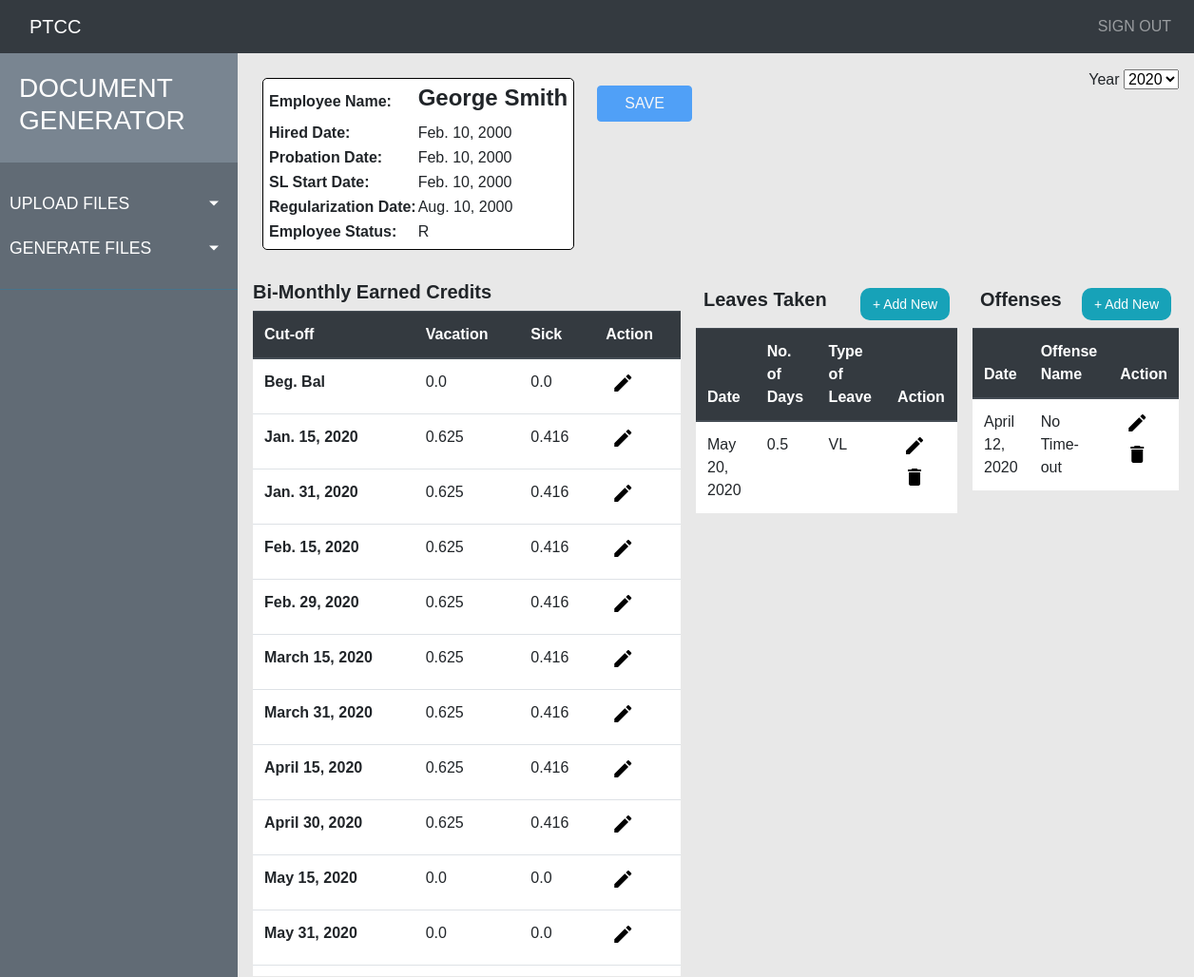
/employee_profile/10/ (upper part), run on an earlier commit of the app's database.
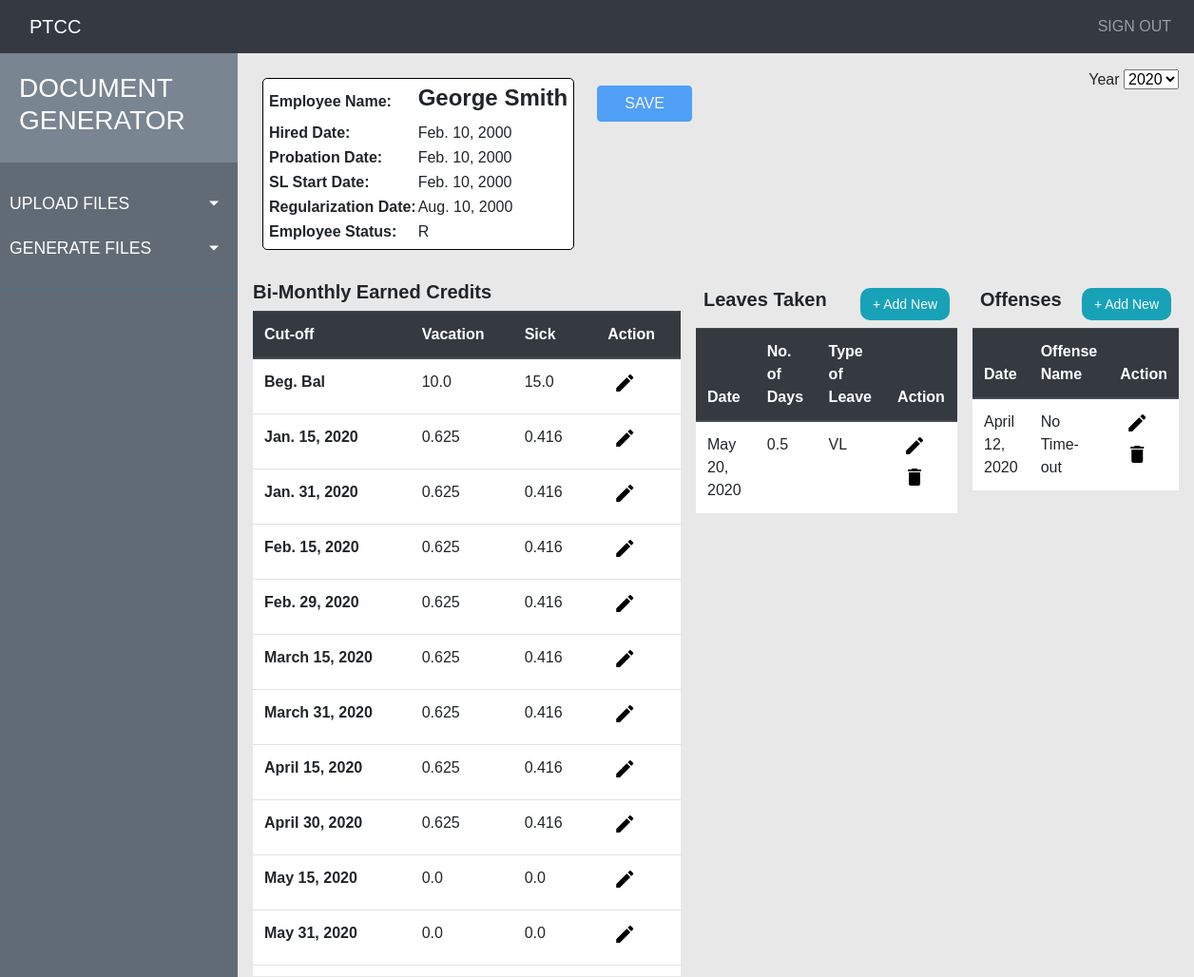
And on a later commit of the database.
### employee_profile/models.py (models this page shows, shortened)
class Employee(models.Model):
    REGULAR = 'R'
    REGULAR1 = 'R1'
    PROBATION = 'P'
    employee_status_choices = [
        (REGULAR, 'Regular Employee'),
        (REGULAR1, 'Regular1 Employee'),
        (PROBATION, 'Probationary Employee')
    ]
    employee_tin_id = models.IntegerField(default=0, unique=True)
    name = models.CharField(max_length=200)
    probation_date = models.DateField()
    hired_date = models.DateField()
    sl_start_date = models.DateField()
    regularization_date = models.DateField()
    employee_status = models.CharField(max_length=2,
                                       choices=employee_status_choices,
                                       default=PROBATION)
    prev_vl_bal = models.FloatField(default=0.0)
    prev_sl_bal = models.FloatField(default=0.0)
    def get_earned_leaves(self):
        vl_list, sl_list = self.get_vl_sl_list()
        return zip(vl_list, sl_list)
    def get_vl_sl_list(self):
        emp_leaves = self.earnedleave_set.all()
        vl_list = []
        sl_list = []
        for leave in emp_leaves:
            if leave.type == 'VL':
                vl_list.append(leave)
            elif leave.type == 'SL':
                sl_list.append(leave)
        vl_list.sort(key=lambda x: x.cut_off)
        sl_list.sort(key=lambda x: x.cut_off)
        return vl_list, sl_list

### employee_profile/views.py (the view)
# urls.py: path('<int:pk>/', views.EmployeeDetailView.as_view(), name='employee_details'),
class EmployeeDetailView(generic.DetailView):
    model = Employee
    template_name = 'employee_profile/employee_details.html'

### employee_profile/templates/employee_profile/employee_details.html (shortened to what the changed rows need)
{% extends 'base.html' %}
{% load static %}
{% block content %}
    <div class="d-flex flex-column">
        <div class="p-2">
            <div class="d-flex flex-row">
                <div class="p-2">
                    <div class="employee_spec_details">
                        <table>
                            <tr>
                                <th>Employee Name:</th>
                                <td><h4><strong>{{employee.name}}</strong></h4></td>
                            </tr>
                            <tr>
                                <th>Hired Date:</th>
                                <td id="hired_date">{{employee.hired_date}}</td>
                            </tr>
                            <tr>
                                <th>Probation Date:</th>
                                <td id="probation_date">{{employee.probation_date}}</td>
                            </tr>
                            <tr>
                                <th>SL Start Date:</th>
                                <td id="sl_start_date">{{employee.sl_start_date}}</td>
                            </tr>
                            <tr>
                                <th>Regularization Date:</th>
                                <td class="editable-employee"
                                    data-id="{{employee.id}}"
                                    data-table="employee"
                                    data-type="regularization_date"
                                    name="format_date">{{employee.regularization_date}}
                                </td>
                            </tr>
                            <tr>
                                <th>Employee Status:</th>
                                <td class="editable-employee"
                                    data-id="{{employee.id}}"
                                    data-table="employee"
                                    data-type="employee_status"
                                    name="format_select">{{employee.employee_status}}
                                </td>
                            </tr>
                        </table>
                    </div>
                </div>
            </div>
        </div>
        <div class="p-2">
            <div class="d-flex flex-row">
                <div class="p-2 earned_leave">
                    <div class="earned_leave_tbl_container" style="overflow:auto;height: 700px;width: 450px;">
                        <table class="table table-hover earned_leave_table">
                            <thead class="thead-dark">
                                <tr>
                                    <th scope="col">Cut-off</th>
                                    <th scope="col">Vacation</th>
                                    <th scope="col">Sick</th>
                                    <th scope="col">Action</th>
                                </tr>
                            </thead>
                            <tbody>
                                <tr data-id='{{employee.id}}' data-table='employee'>
                                    <th scope="row">Beg. Bal</th>
                                    <td
                                        class="editable"
                                        data-type="prev_vl_bal"
                                        scope="row"
                                        name="format_float">
                                        {{employee.prev_vl_bal}}
                                    </td>
                                    <td
                                        class="editable"
                                        data-type="prev_sl_bal"
                                        scope="row"
                                        name="format_float">
                                            {{employee.prev_sl_bal}}
                                    </td>
                                    <td>
                                        <button style="border:none;background:none;display:inline-block;" class="edit" title="Edit" data-toggle="tooltip"><i class="material-icons"></i></button>
                                    </td>
                                </tr>
                            </tbody>
                        </table>
                    </div>
                </div>
                <div class="p-2 leaves_taken">
                    <div style="overflow:auto;height: 700px;">
                        <table class="table table-hover leaves_taken_table">
                            <thead class="thead-dark">
                                <tr>
                                    <th scope="col">Date</th>
                                    <th scope="col">No. of Days</th>
                                    <th scope="col">Type of Leave</th>
                                    <th scope="col">Action</th>
                                </tr>
                            </thead>
                        </table>
                    </div>
                </div>
                <div class="p-2 offenses">
                    <div style="overflow:auto;height: 700px;">
                        <table class="table table-hover offenses_table">
                            <thead class="thead-dark">
                                <tr>
                                    <th scope="col">Date</th>
                                    <th scope="col">Offense Name</th>
                                    <th scope="col">Action</th>
                                </tr>
                            </thead>
                        </table>
                    </div>
                </div>
            </div>
        </div>
    </div>
{% endblock content %}

What changed in the data, as far as the page shows it:
changed Employee "George Smith": prev_vl_bal "0.0" → "10.0"; prev_sl_bal "0.0" → "15.0"
